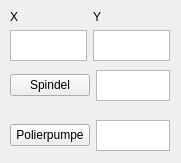
<?xml version="1.0" encoding="UTF-8"?>
<ui version="4.0">
 <class>Form</class>
 <widget class="QWidget" name="Form">
  <property name="geometry">
   <rect>
    <x>0</x>
    <y>0</y>
    <width>181</width>
    <height>163</height>
   </rect>
  </property>
  <property name="windowTitle">
   <string>Marvin Tester</string>
  </property>
  <widget class="QWidget" name="horizontalLayoutWidget">
   <property name="geometry">
    <rect>
     <x>10</x>
     <y>120</y>
     <width>160</width>
     <height>31</height>
    </rect>
   </property>
   <layout class="QHBoxLayout" name="horizontalLayout">
    <item>
     <widget class="QPushButton" name="pushButton_2">
      <property name="text">
       <string>Polierpumpe</string>
      </property>
     </widget>
    </item>
    <item>
     <widget class="QPlainTextEdit" name="plainTextEdit_4"/>
    </item>
   </layout>
  </widget>
  <widget class="QWidget" name="horizontalLayoutWidget_2">
   <property name="geometry">
    <rect>
     <x>10</x>
     <y>70</y>
     <width>160</width>
     <height>31</height>
    </rect>
   </property>
   <layout class="QHBoxLayout" name="horizontalLayout_2">
    <item>
     <widget class="QPushButton" name="pushButton">
      <property name="text">
       <string>Spindel</string>
      </property>
     </widget>
    </item>
    <item>
     <widget class="QPlainTextEdit" name="plainTextEdit_3"/>
    </item>
   </layout>
  </widget>
  <widget class="QWidget" name="gridLayoutWidget">
   <property name="geometry">
    <rect>
     <x>10</x>
     <y>10</y>
     <width>160</width>
     <height>51</height>
    </rect>
   </property>
   <layout class="QGridLayout" name="gridLayout">
    <item row="1" column="1">
     <widget class="QPlainTextEdit" name="plainTextEdit_2"/>
    </item>
    <item row="1" column="0">
     <widget class="QPlainTextEdit" name="plainTextEdit"/>
    </item>
    <item row="0" column="1">
     <widget class="QLabel" name="label_2">
      <property name="text">
       <string>Y</string>
      </property>
     </widget>
    </item>
    <item row="0" column="0">
     <widget class="QLabel" name="label">
      <property name="text">
       <string>X</string>
      </property>
     </widget>
    </item>
   </layout>
  </widget>
 </widget>
 <resources/>
 <connections/>
</ui>
